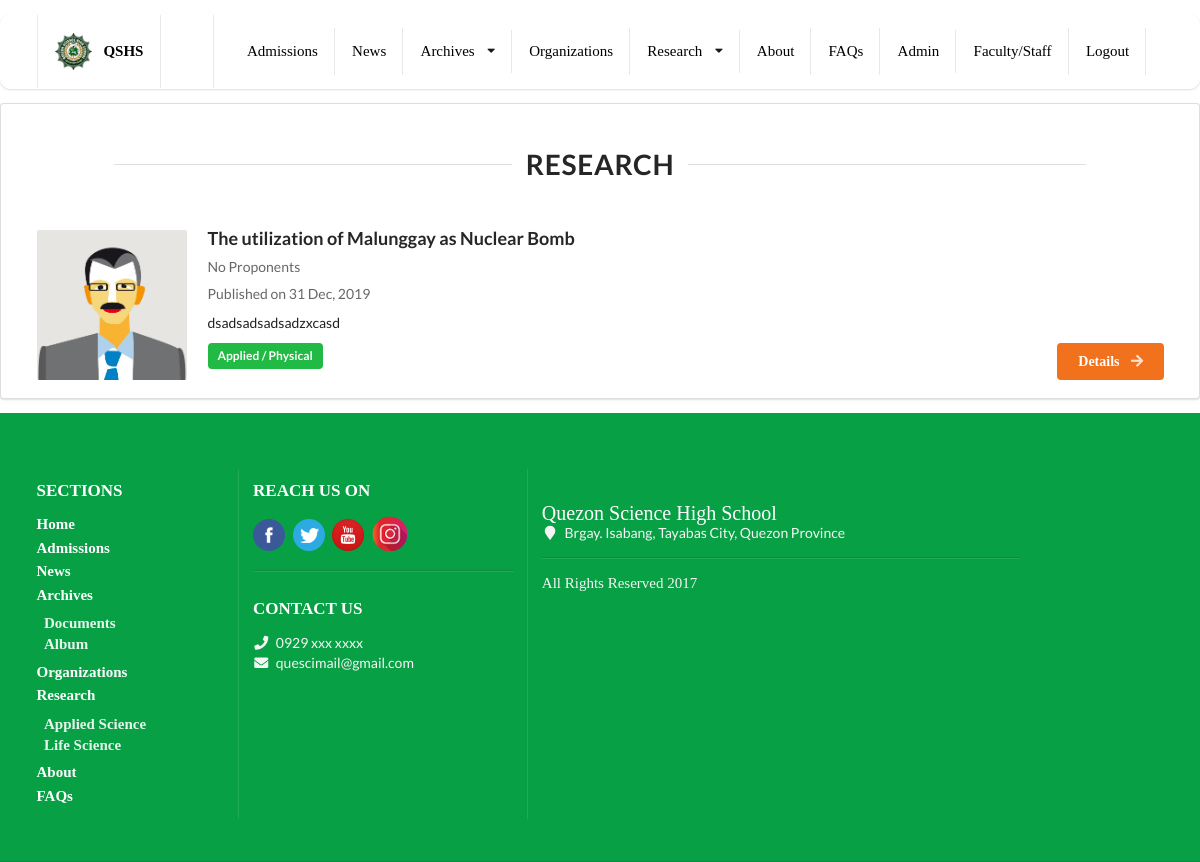
Page /life_science (signed in) on the committed database.
### research/models.py (models this page shows, shortened)
class ResearchPaper(models.Model):
    CATEGORY_CHOICES = (
        ("Applied", "Applied Science"),
        ("Life", "Life Science")
    )
    Applied = "Applied"
    Life = "Life"
    title = models.TextField()
    abstract = models.TextField()
    published_date = models.DateTimeField(default=timezone.now)
    file = models.FileField(upload_to="research_papers/{}".format(str(title).lower()), validators=[FileExtensionValidator(['pdf'])],)
    category = models.CharField(choices=CATEGORY_CHOICES, max_length=50, default=None, blank=True, null=True)

### main/views.py (the view)
# urls.py: path('life_science', views.LifeListView.as_view(), name="life_science"),
class LifeListView(ListView):
    template_name = 'main/lifeScience.html'
    model = ResearchPaper
    context_object_name = "research_paper"
    def get_queryset(self):
        return ResearchPaper.objects.filter(category="Life").order_by('-published_date')

### templates/main/lifeScience.html (shortened to what this page needs)
{% extends 'base_2.html' %}
{% load staticfiles %}
{% block main_content %}
	<div class="ui research segment">
	<center>
		<div class="text container">
			<div class="ui horizontal section divider" style="width:83%;"><h1>Research</h1></div>
		</div>
	</center>
	<br>
	<div class="ui container">
				<div class="ui relaxed divided items">
          {% for paper in research_paper %}
					<div class="item">
            <div class="ui small image">
              <img src="{% static 'img/avatar/tom.jpg' %}" alt="">
            </div>
						<div class="content">
							<a class="ui header" href="{% url 'main:life_science_detail' pk=paper.pk %}">{{ paper.title }}</a>
							<div class="meta">
								<p>
									{% for proponent in paper.proponents.all %}
		                {{ proponent.first_name|slice:"1"}}.{{ proponent.middle_name|slice:"1"}}. {{ proponent.last_name }},
		              {% empty %}
		                No Proponents
		              {% endfor %}
								</p>
								<p>Published on {{ paper.published_date|date:"d M, Y"}}</p>
							</div>
							<div class="description">
								{{ paper.abstract|truncatechars:200 }}
							</div>
							<div class="extra">
								<div class="ui label green">
									Applied / Physical
								</div>
								<a class="ui right floated orange button" href="{% url 'main:life_science_detail' pk=paper.pk %}">
                  Details
                  <i class="ui right arrow icon"></i>
								</a>
							</div>
						</div>
					</div>
					{% endfor %}
				</div>
	</div>
</div>
{% endblock %}

### static/css/index.css (style rules this page uses)
.ui.header { font-family: Code Bold; }
.ui.button { font-family: Code Bold; font-weight: bold; }

### rows in the picture
ResearchPaper: title "The utilization of Malunggay as Nuclear Bomb", published_date "31 Dec, 2019", abstract "dsadsadsadsadzxcasd"
